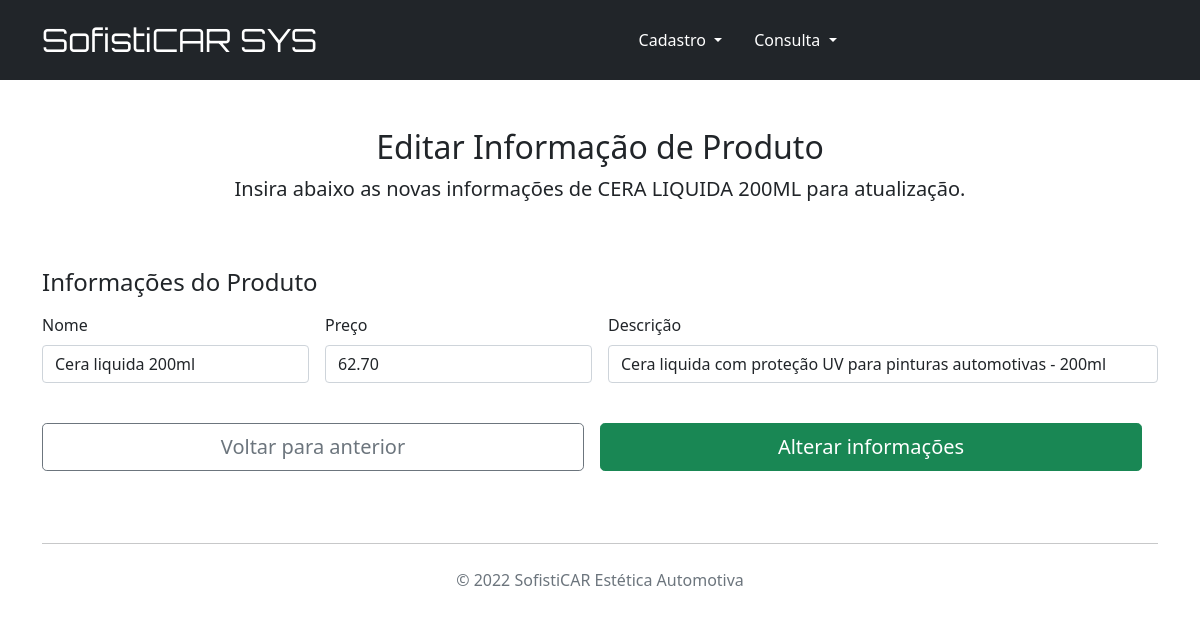
The page /editar_produto/1 on the database its author committed.
### cadastro_clientes.py (models this page shows, shortened)
class Produto(db.Model):
    __tablename__ = 'produtos'
    id = db.Column('ID', db.Integer, primary_key=True, autoincrement=True)
    nome = db.Column('Nome', db.String(150), nullable=False)
    descricao = db.Column('Descricao', db.String(250), nullable=False)
    valor = db.Column('Valor', db.Float, nullable=False)
    orcamentos = relationship(Orcamento, backref="produtos")

### cadastro_clientes.py (the view, shortened to what this page needs)
@app.route('/editar_produto/<int:id>', methods=['GET', 'POST'])
def edita_produto(id):
    produto = Produto.query.get(id)
    return render_template('editar_produto.html', produto=produto)

### templates/editar_produto.html (shortened to what this page needs)
{% extends "base.html" %}
{% block conteudo %}
<main class="container">
    <div class="py-5 text-center">
        <h2>Editar Informação de Produto</h2>
        <p class="lead">Insira abaixo as novas informações de {{ produto.nome.upper() }} para atualização.</p>
    </div>
    <div class="row g-5">
        <div class="col-12">
            <form action="/editar_produto/{{ produto.id }}" method="POST">
                <h4 class="mb-3">Informações do Produto</h4>
                <div class="row g-3">
                    <div class="col-sm-12 col-md-3">
                        <label for="nome" class="form-label">Nome</label>
                        <input type="text" class="form-control" id="nome" name="nome" placeholder="Nome" value="{{ produto.nome }}">
                    </div>
                    <div class="col-sm-12 col-md-3">
                        <label for="preco" class="form-label">Preço</label>
                        <input type="float" class="form-control" id="valor" name="valor" placeholder="Preço" value="{{ '%0.2f'|format(produto.valor|float) }}">
                    </div>
                    <div class="col-sm-12 col-md-6">
                        <label for="descricao" class="form-label">Descrição</label>
                        <input type="text" class="form-control" id="descricao" name="descricao" placeholder="Descrição" value="{{ produto.descricao }}">
                    </div>
                    <div class="row g-3">
                        <div class="col-md-12 col-lg-6 p-2">
                            <a class="w-100 btn btn-outline-secondary btn-lg" href="javascript:history.back()">Voltar para anterior</a>
                        </div>
                        <div class="col-md-12 col-lg-6 p-2">
                            <button type="button" class="w-100 btn btn-success btn-lg" data-bs-toggle="modal" data-bs-target="#exampleModal{{produto.id}}">
                                Alterar informações
                            </button>
                        </div>
                    </div>
                </div>
            </form>
        </div>
    </div>
</main>
{% endblock %}

### rows shown on the page
Produto: nome "CERA LIQUIDA 200ML", nome "Cera liquida 200ml", valor "62.70", descricao "Cera liquida com proteção UV para pinturas automotivas - 200ml"
